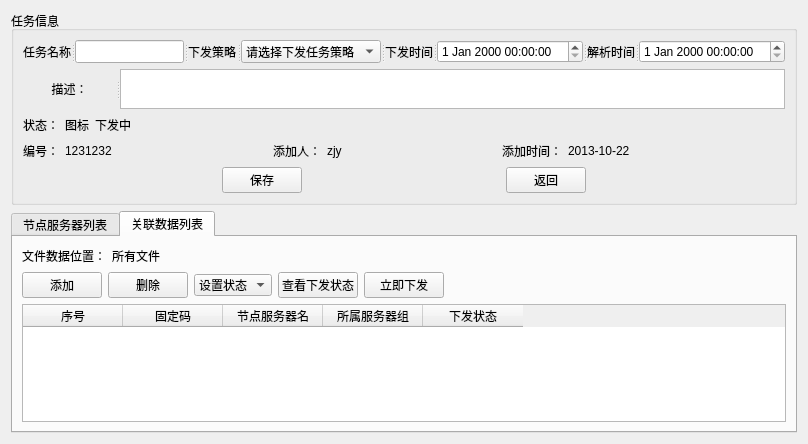
<?xml version="1.0" encoding="UTF-8"?>
<ui version="4.0">
 <class>EditStructWidget</class>
 <widget class="QWidget" name="EditStructWidget">
  <property name="geometry">
   <rect>
    <x>0</x>
    <y>0</y>
    <width>808</width>
    <height>444</height>
   </rect>
  </property>
  <property name="windowTitle">
   <string>Form</string>
  </property>
  <layout class="QVBoxLayout" name="verticalLayout_2">
   <item>
    <widget class="QGroupBox" name="gb_info">
     <property name="maximumSize">
      <size>
       <width>16777215</width>
       <height>200</height>
      </size>
     </property>
     <property name="title">
      <string>任务信息</string>
     </property>
     <layout class="QVBoxLayout" name="verticalLayout">
      <item>
       <widget class="QSplitter" name="splitter">
        <property name="orientation">
         <enum>Qt::Horizontal</enum>
        </property>
        <widget class="QLabel" name="label">
         <property name="text">
          <string>任务名称</string>
         </property>
         <property name="buddy">
          <cstring>l_taskName</cstring>
         </property>
        </widget>
        <widget class="QLineEdit" name="l_taskName"/>
        <widget class="QLabel" name="label_2">
         <property name="text">
          <string>下发策略</string>
         </property>
         <property name="buddy">
          <cstring>cb_strategy</cstring>
         </property>
        </widget>
        <widget class="QComboBox" name="cb_strategy">
         <item>
          <property name="text">
           <string>请选择下发任务策略</string>
          </property>
         </item>
        </widget>
        <widget class="QLabel" name="label_3">
         <property name="text">
          <string>下发时间</string>
         </property>
         <property name="buddy">
          <cstring>dte_send</cstring>
         </property>
        </widget>
        <widget class="QDateTimeEdit" name="dte_send"/>
        <widget class="QLabel" name="label_4">
         <property name="text">
          <string>解析时间</string>
         </property>
         <property name="buddy">
          <cstring>dte_parse</cstring>
         </property>
        </widget>
        <widget class="QDateTimeEdit" name="dte_parse"/>
       </widget>
      </item>
      <item>
       <widget class="QSplitter" name="splitter_3">
        <property name="orientation">
         <enum>Qt::Horizontal</enum>
        </property>
        <widget class="QLabel" name="label_13">
         <property name="text">
          <string>描述：</string>
         </property>
         <property name="alignment">
          <set>Qt::AlignCenter</set>
         </property>
         <property name="buddy">
          <cstring>te_description</cstring>
         </property>
        </widget>
        <widget class="QTextEdit" name="te_description">
         <property name="maximumSize">
          <size>
           <width>16777215</width>
           <height>40</height>
          </size>
         </property>
        </widget>
       </widget>
      </item>
      <item>
       <layout class="QHBoxLayout" name="horizontalLayout">
        <item>
         <widget class="QLabel" name="label_5">
          <property name="text">
           <string>状态：</string>
          </property>
         </widget>
        </item>
        <item>
         <widget class="QLabel" name="lab_icon">
          <property name="text">
           <string>图标</string>
          </property>
         </widget>
        </item>
        <item>
         <widget class="QLabel" name="lab_state">
          <property name="text">
           <string>下发中</string>
          </property>
         </widget>
        </item>
        <item>
         <spacer name="horizontalSpacer_4">
          <property name="orientation">
           <enum>Qt::Horizontal</enum>
          </property>
          <property name="sizeHint" stdset="0">
           <size>
            <width>40</width>
            <height>20</height>
           </size>
          </property>
         </spacer>
        </item>
       </layout>
      </item>
      <item>
       <layout class="QHBoxLayout" name="horizontalLayout_2">
        <item>
         <widget class="QLabel" name="label_8">
          <property name="text">
           <string>编号：</string>
          </property>
         </widget>
        </item>
        <item>
         <widget class="QLabel" name="lab_num">
          <property name="text">
           <string>1231232</string>
          </property>
         </widget>
        </item>
        <item>
         <spacer name="horizontalSpacer">
          <property name="orientation">
           <enum>Qt::Horizontal</enum>
          </property>
          <property name="sizeHint" stdset="0">
           <size>
            <width>40</width>
            <height>20</height>
           </size>
          </property>
         </spacer>
        </item>
        <item>
         <widget class="QLabel" name="label_10">
          <property name="text">
           <string>添加人：</string>
          </property>
         </widget>
        </item>
        <item>
         <widget class="QLabel" name="lab_insertor">
          <property name="text">
           <string>zjy</string>
          </property>
         </widget>
        </item>
        <item>
         <spacer name="horizontalSpacer_2">
          <property name="orientation">
           <enum>Qt::Horizontal</enum>
          </property>
          <property name="sizeHint" stdset="0">
           <size>
            <width>40</width>
            <height>20</height>
           </size>
          </property>
         </spacer>
        </item>
        <item>
         <widget class="QLabel" name="label_12">
          <property name="text">
           <string>添加时间：</string>
          </property>
         </widget>
        </item>
        <item>
         <widget class="QLabel" name="lab_time">
          <property name="text">
           <string>2013-10-22</string>
          </property>
         </widget>
        </item>
        <item>
         <spacer name="horizontalSpacer_3">
          <property name="orientation">
           <enum>Qt::Horizontal</enum>
          </property>
          <property name="sizeHint" stdset="0">
           <size>
            <width>40</width>
            <height>20</height>
           </size>
          </property>
         </spacer>
        </item>
       </layout>
      </item>
      <item>
       <layout class="QHBoxLayout" name="horizontalLayout_3">
        <item>
         <spacer name="horizontalSpacer_5">
          <property name="orientation">
           <enum>Qt::Horizontal</enum>
          </property>
          <property name="sizeHint" stdset="0">
           <size>
            <width>40</width>
            <height>20</height>
           </size>
          </property>
         </spacer>
        </item>
        <item>
         <widget class="QPushButton" name="btn_save">
          <property name="text">
           <string>保存</string>
          </property>
         </widget>
        </item>
        <item>
         <spacer name="horizontalSpacer_7">
          <property name="orientation">
           <enum>Qt::Horizontal</enum>
          </property>
          <property name="sizeHint" stdset="0">
           <size>
            <width>40</width>
            <height>20</height>
           </size>
          </property>
         </spacer>
        </item>
        <item>
         <widget class="QPushButton" name="btn_back">
          <property name="text">
           <string>返回</string>
          </property>
         </widget>
        </item>
        <item>
         <spacer name="horizontalSpacer_6">
          <property name="orientation">
           <enum>Qt::Horizontal</enum>
          </property>
          <property name="sizeHint" stdset="0">
           <size>
            <width>40</width>
            <height>20</height>
           </size>
          </property>
         </spacer>
        </item>
       </layout>
      </item>
     </layout>
    </widget>
   </item>
   <item>
    <widget class="QTabWidget" name="tabWidget">
     <property name="currentIndex">
      <number>1</number>
     </property>
     <widget class="QWidget" name="tab">
      <attribute name="title">
       <string>节点服务器列表</string>
      </attribute>
      <layout class="QVBoxLayout" name="verticalLayout_3">
       <item>
        <layout class="QHBoxLayout" name="horizontalLayout_5">
         <item>
          <widget class="QLabel" name="label_16">
           <property name="text">
            <string>所有文件</string>
           </property>
          </widget>
         </item>
         <item>
          <widget class="QLabel" name="label_15">
           <property name="text">
            <string>文件数据位置：</string>
           </property>
          </widget>
         </item>
         <item>
          <spacer name="horizontalSpacer_9">
           <property name="orientation">
            <enum>Qt::Horizontal</enum>
           </property>
           <property name="sizeHint" stdset="0">
            <size>
             <width>40</width>
             <height>20</height>
            </size>
           </property>
          </spacer>
         </item>
        </layout>
       </item>
       <item>
        <layout class="QHBoxLayout" name="horizontalLayout_4">
         <item>
          <widget class="QPushButton" name="btn_add">
           <property name="text">
            <string>添加</string>
           </property>
          </widget>
         </item>
         <item>
          <widget class="QPushButton" name="btn_del">
           <property name="text">
            <string>删除</string>
           </property>
          </widget>
         </item>
         <item>
          <widget class="QComboBox" name="cb_state">
           <item>
            <property name="text">
             <string>设置状态</string>
            </property>
           </item>
          </widget>
         </item>
         <item>
          <widget class="QPushButton" name="btn_list">
           <property name="text">
            <string>查看下发状态</string>
           </property>
          </widget>
         </item>
         <item>
          <widget class="QPushButton" name="btn_send">
           <property name="text">
            <string>立即下发</string>
           </property>
          </widget>
         </item>
         <item>
          <spacer name="horizontalSpacer_8">
           <property name="orientation">
            <enum>Qt::Horizontal</enum>
           </property>
           <property name="sizeHint" stdset="0">
            <size>
             <width>40</width>
             <height>20</height>
            </size>
           </property>
          </spacer>
         </item>
        </layout>
       </item>
       <item>
        <widget class="QTableWidget" name="tw_content">
         <attribute name="horizontalHeaderStretchLastSection">
          <bool>true</bool>
         </attribute>
         <attribute name="verticalHeaderStretchLastSection">
          <bool>false</bool>
         </attribute>
         <column>
          <property name="text">
           <string>序号</string>
          </property>
         </column>
         <column>
          <property name="text">
           <string>固定码</string>
          </property>
         </column>
         <column>
          <property name="text">
           <string>节点服务器名</string>
          </property>
         </column>
         <column>
          <property name="text">
           <string>所属服务器组</string>
          </property>
         </column>
         <column>
          <property name="text">
           <string>下发状态</string>
          </property>
         </column>
        </widget>
       </item>
       <item>
        <layout class="QHBoxLayout" name="horizontalLayout_6">
         <item>
          <spacer name="horizontalSpacer_10">
           <property name="orientation">
            <enum>Qt::Horizontal</enum>
           </property>
           <property name="sizeHint" stdset="0">
            <size>
             <width>40</width>
             <height>20</height>
            </size>
           </property>
          </spacer>
         </item>
         <item>
          <widget class="QPushButton" name="btn_firstPage">
           <property name="maximumSize">
            <size>
             <width>60</width>
             <height>16777215</height>
            </size>
           </property>
           <property name="text">
            <string>《首页</string>
           </property>
          </widget>
         </item>
         <item>
          <widget class="QPushButton" name="btn_nextPage">
           <property name="maximumSize">
            <size>
             <width>60</width>
             <height>16777215</height>
            </size>
           </property>
           <property name="text">
            <string>下一页</string>
           </property>
          </widget>
         </item>
         <item>
          <widget class="QPushButton" name="btn_endPage">
           <property name="maximumSize">
            <size>
             <width>60</width>
             <height>16777215</height>
            </size>
           </property>
           <property name="text">
            <string>末页》</string>
           </property>
          </widget>
         </item>
         <item>
          <widget class="QLabel" name="label_17">
           <property name="maximumSize">
            <size>
             <width>20</width>
             <height>16777215</height>
            </size>
           </property>
           <property name="text">
            <string>第</string>
           </property>
          </widget>
         </item>
         <item>
          <widget class="QLineEdit" name="l_pageShow">
           <property name="maximumSize">
            <size>
             <width>40</width>
             <height>16777215</height>
            </size>
           </property>
          </widget>
         </item>
         <item>
          <widget class="QLabel" name="label_21">
           <property name="maximumSize">
            <size>
             <width>20</width>
             <height>16777215</height>
            </size>
           </property>
           <property name="text">
            <string>页</string>
           </property>
          </widget>
         </item>
         <item>
          <widget class="QPushButton" name="pushButton_17">
           <property name="maximumSize">
            <size>
             <width>40</width>
             <height>16777215</height>
            </size>
           </property>
           <property name="text">
            <string>确定</string>
           </property>
          </widget>
         </item>
         <item>
          <widget class="QLabel" name="label_22">
           <property name="maximumSize">
            <size>
             <width>25</width>
             <height>16777215</height>
            </size>
           </property>
           <property name="text">
            <string>每页</string>
           </property>
          </widget>
         </item>
         <item>
          <widget class="QLineEdit" name="l_itemShow">
           <property name="maximumSize">
            <size>
             <width>40</width>
             <height>16777215</height>
            </size>
           </property>
          </widget>
         </item>
         <item>
          <widget class="QLabel" name="label_23">
           <property name="maximumSize">
            <size>
             <width>20</width>
             <height>16777215</height>
            </size>
           </property>
           <property name="text">
            <string>条</string>
           </property>
          </widget>
         </item>
         <item>
          <widget class="QLabel" name="label_24">
           <property name="maximumSize">
            <size>
             <width>40</width>
             <height>16777215</height>
            </size>
           </property>
           <property name="text">
            <string>共30条</string>
           </property>
          </widget>
         </item>
         <item>
          <spacer name="horizontalSpacer_11">
           <property name="orientation">
            <enum>Qt::Horizontal</enum>
           </property>
           <property name="sizeHint" stdset="0">
            <size>
             <width>40</width>
             <height>20</height>
            </size>
           </property>
          </spacer>
         </item>
        </layout>
       </item>
      </layout>
     </widget>
     <widget class="QWidget" name="tab_2">
      <attribute name="title">
       <string>关联数据列表</string>
      </attribute>
      <layout class="QVBoxLayout" name="verticalLayout_4">
       <item>
        <layout class="QHBoxLayout" name="horizontalLayout_7">
         <item>
          <widget class="QLabel" name="label_6">
           <property name="text">
            <string>文件数据位置：</string>
           </property>
          </widget>
         </item>
         <item>
          <widget class="QLabel" name="label_7">
           <property name="text">
            <string>所有文件</string>
           </property>
          </widget>
         </item>
         <item>
          <spacer name="horizontalSpacer_12">
           <property name="orientation">
            <enum>Qt::Horizontal</enum>
           </property>
           <property name="sizeHint" stdset="0">
            <size>
             <width>40</width>
             <height>20</height>
            </size>
           </property>
          </spacer>
         </item>
        </layout>
       </item>
       <item>
        <layout class="QHBoxLayout" name="horizontalLayout_8">
         <item>
          <widget class="QPushButton" name="pushButton">
           <property name="text">
            <string>添加</string>
           </property>
          </widget>
         </item>
         <item>
          <widget class="QPushButton" name="pushButton_2">
           <property name="text">
            <string>删除</string>
           </property>
          </widget>
         </item>
         <item>
          <widget class="QComboBox" name="comboBox">
           <item>
            <property name="text">
             <string>设置状态</string>
            </property>
           </item>
          </widget>
         </item>
         <item>
          <widget class="QPushButton" name="pushButton_4">
           <property name="text">
            <string>查看下发状态</string>
           </property>
          </widget>
         </item>
         <item>
          <widget class="QPushButton" name="pushButton_5">
           <property name="text">
            <string>立即下发</string>
           </property>
          </widget>
         </item>
         <item>
          <spacer name="horizontalSpacer_13">
           <property name="orientation">
            <enum>Qt::Horizontal</enum>
           </property>
           <property name="sizeHint" stdset="0">
            <size>
             <width>40</width>
             <height>20</height>
            </size>
           </property>
          </spacer>
         </item>
        </layout>
       </item>
       <item>
        <widget class="TableWidget" name="tw_file">
         <column>
          <property name="text">
           <string>序号</string>
          </property>
         </column>
         <column>
          <property name="text">
           <string>固定码</string>
          </property>
         </column>
         <column>
          <property name="text">
           <string>节点服务器名</string>
          </property>
         </column>
         <column>
          <property name="text">
           <string>所属服务器组</string>
          </property>
         </column>
         <column>
          <property name="text">
           <string>下发状态</string>
          </property>
         </column>
        </widget>
       </item>
      </layout>
     </widget>
    </widget>
   </item>
  </layout>
 </widget>
 <customwidgets>
  <customwidget>
   <class>TableWidget</class>
   <extends>QTableWidget</extends>
   <header>modules/common/tablewidget.h</header>
  </customwidget>
 </customwidgets>
 <tabstops>
  <tabstop>l_taskName</tabstop>
  <tabstop>cb_strategy</tabstop>
  <tabstop>dte_send</tabstop>
  <tabstop>dte_parse</tabstop>
  <tabstop>te_description</tabstop>
 </tabstops>
 <resources/>
 <connections/>
</ui>
